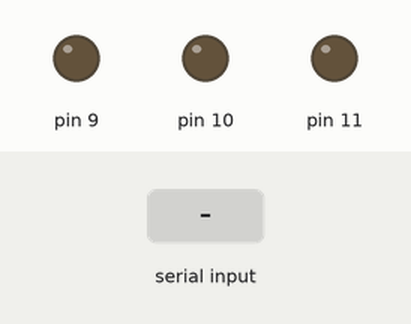
This sketch was run on a simulated Arduino Uno, built with avr-gcc and run on an emulated ATmega328P. Shown: output pins drawn as LEDs (lit = HIGH). The test bench sets the inputs (shaded band).

Above: at 1.2 s.
1.3 s: "r" received over Serial
At 2.5 s:
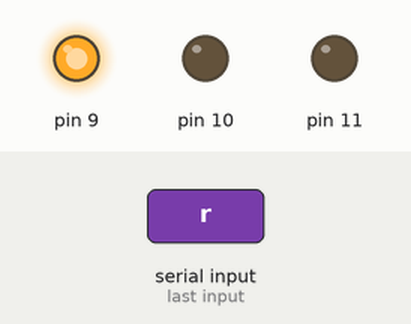
2.8 s: "g" received over Serial
At 3.8 s:
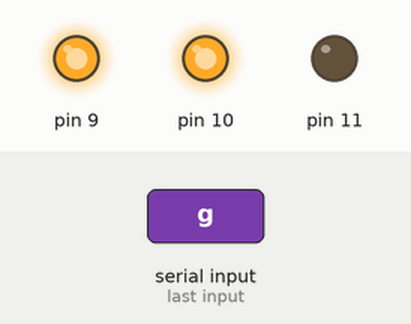
4.3 s: "b" received over Serial
At 5.0 s:
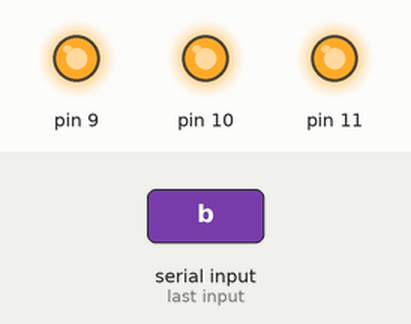
5.8 s: "a" received over Serial
At 6.1 s:
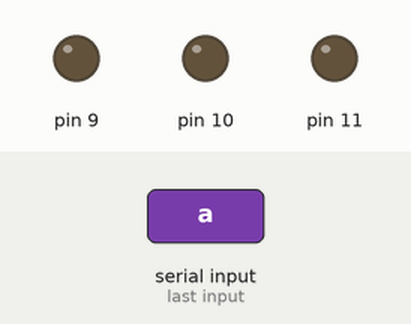
7.3 s: "g" received over Serial
At 8.5 s:
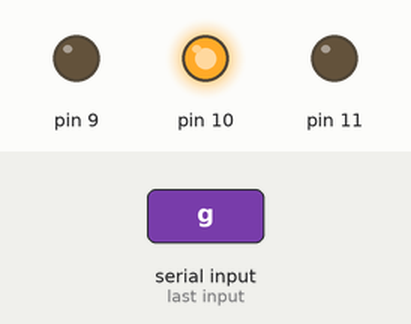
8.8 s: "b" received over Serial
At 9.6 s:
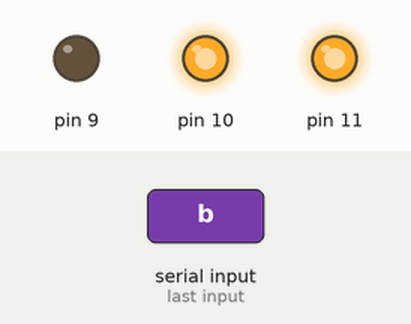
Timing chart, 0 to 11.3 s (numbered marks = the images above; inputs shaded):
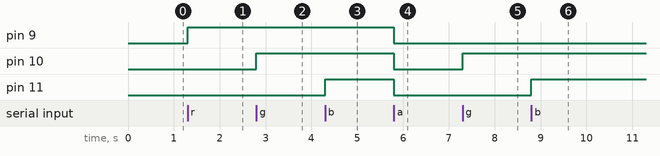

The sketch:

LED_RGB_recognition.ino
```cpp
void setup() {
Serial.begin(9600);
pinMode(9, OUTPUT);
pinMode(10, OUTPUT);
pinMode(11, OUTPUT);

}

void loop() {

while (Serial.available() >0) {
  char c = Serial.read();
  if(c=='r') {
    digitalWrite(9, HIGH);
  }
  else if (c == 'a'){
    digitalWrite(9, LOW);
    digitalWrite(10, LOW);
    digitalWrite(11, LOW);
  }

  if(c=='g') {
    digitalWrite(10, HIGH);
  }
  else if (c == 'a'){
    digitalWrite(9, LOW);
    digitalWrite(10, LOW);
    digitalWrite(11, LOW);
  }

  if(c=='b') {
    digitalWrite(11, HIGH);
  }
  else if (c == 'a'){
    digitalWrite(9, LOW);
    digitalWrite(10, LOW);
    digitalWrite(11, LOW);
  }
}}
```

Measured:
- after the input at 1.3 s, pin 9: LOW → HIGH at once
- after the input at 2.8 s, pin 10: LOW → HIGH at once
- after the input at 4.3 s, pin 11: LOW → HIGH at once
- after the input at 5.8 s, pin 9–11: HIGH → LOW at once
- after the input at 7.3 s, pin 10: LOW → HIGH at once
- after the input at 8.8 s, pin 11: LOW → HIGH at once
